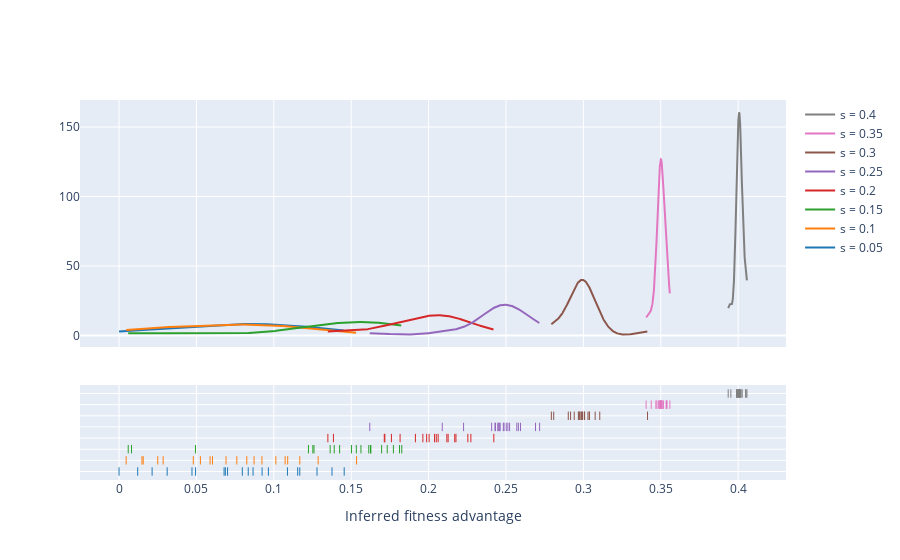

Notebook code for this chart:
### Code cell
# Curve and rug plot
group_labels = ['s = 0.05', 's = 0.1', 's = 0.15', 's = 0.2', 's = 0.25', 's = 0.3', 's = 0.35', 's = 0.4']

fig = ff.create_distplot(inferred_fit, group_labels, show_hist=False)
fig.update_layout(xaxis_title='Inferred fitness advantage')
fig.show()
#fig.write_image("Figure 2.svg", engine="orca")

### Figure 1 — Plotly figure (JSON) as saved in the notebook; plotly's stock layout.template omitted (floating-point values rounded to 4 significant figures; data arrays with more than 128 entries replaced by an {"elided": "..."} marker saying what was removed)
{"data": [{"legendgroup": "s = 0.05", "marker": {"color": "rgb(31, 119, 180)"}, "mode": "lines", "name": "s = 0.05", "showlegend": true, "type": "scatter", "x": {"elided": "500 float values"}, "xaxis": "x", "y": {"elided": "500 float values"}, "yaxis": "y"}, {"legendgroup": "s = 0.1", "marker": {"color": "rgb(255, 127, 14)"}, "mode": "lines", "name": "s = 0.1", "showlegend": true, "type": "scatter", "x": {"elided": "500 float values"}, "xaxis": "x", "y": {"elided": "500 float values"}, "yaxis": "y"}, {"legendgroup": "s = 0.15", "marker": {"color": "rgb(44, 160, 44)"}, "mode": "lines", "name": "s = 0.15", "showlegend": true, "type": "scatter", "x": {"elided": "500 float values"}, "xaxis": "x", "y": {"elided": "500 float values"}, "yaxis": "y"}, {"legendgroup": "s = 0.2", "marker": {"color": "rgb(214, 39, 40)"}, "mode": "lines", "name": "s = 0.2", "showlegend": true, "type": "scatter", "x": {"elided": "500 float values"}, "xaxis": "x", "y": {"elided": "500 float values"}, "yaxis": "y"}, {"legendgroup": "s = 0.25", "marker": {"color": "rgb(148, 103, 189)"}, "mode": "lines", "name": "s = 0.25", "showlegend": true, "type": "scatter", "x": {"elided": "500 float values"}, "xaxis": "x", "y": {"elided": "500 float values"}, "yaxis": "y"}, {"legendgroup": "s = 0.3", "marker": {"color": "rgb(140, 86, 75)"}, "mode": "lines", "name": "s = 0.3", "showlegend": true, "type": "scatter", "x": {"elided": "500 float values"}, "xaxis": "x", "y": {"elided": "500 float values"}, "yaxis": "y"}, {"legendgroup": "s = 0.35", "marker": {"color": "rgb(227, 119, 194)"}, "mode": "lines", "name": "s = 0.35", "showlegend": true, "type": "scatter", "x": {"elided": "500 float values"}, "xaxis": "x", "y": {"elided": "500 float values"}, "yaxis": "y"}, {"legendgroup": "s = 0.4", "marker": {"color": "rgb(127, 127, 127)"}, "mode": "lines", "name": "s = 0.4", "showlegend": true, "type": "scatter", "x": {"elided": "500 float values"}, "xaxis": "x", "y": {"elided": "500 float values"}, "yaxis": "y"}, {"legendgroup": "s = 0.05", "marker": {"color": "rgb(31, 119, 180)", "symbol": "line-ns-open"}, "mode": "markers", "name": "s = 0.05", "showlegend": false, "type": "scatter", "x": [0.1279, 0.1168, 0.06867, 0.08658, 0.1154, 0.1455, 0.09647, 0.07011, 0.04712, 2.319e-11, 0.02137, 0.1088, 0.03108, 0.04945, 0.09241, 0.06785, 0.07964, 0.1376, 0.01205, 0.08347], "xaxis": "x", "y": ["s = 0.05", "s = 0.05", "s = 0.05", "s = 0.05", "s = 0.05", "s = 0.05", "s = 0.05", "s = 0.05", "s = 0.05", "s = 0.05", "s = 0.05", "s = 0.05", "s = 0.05", "s = 0.05", "s = 0.05", "s = 0.05", "s = 0.05", "s = 0.05", "s = 0.05", "s = 0.05"], "yaxis": "y2"}, {"legendgroup": "s = 0.1", "marker": {"color": "rgb(255, 127, 14)", "symbol": "line-ns-open"}, "mode": "markers", "name": "s = 0.1", "showlegend": false, "type": "scatter", "x": [0.06912, 0.07608, 0.1286, 0.05257, 0.109, 0.08253, 0.1168, 0.1013, 0.04797, 0.0156, 0.01481, 0.02849, 0.1073, 0.08724, 0.09231, 0.02501, 0.1534, 0.05882, 0.004595, 0.06036], "xaxis": "x", "y": ["s = 0.1", "s = 0.1", "s = 0.1", "s = 0.1", "s = 0.1", "s = 0.1", "s = 0.1", "s = 0.1", "s = 0.1", "s = 0.1", "s = 0.1", "s = 0.1", "s = 0.1", "s = 0.1", "s = 0.1", "s = 0.1", "s = 0.1", "s = 0.1", "s = 0.1", "s = 0.1"], "yaxis": "y2"}, {"legendgroup": "s = 0.15", "marker": {"color": "rgb(44, 160, 44)", "symbol": "line-ns-open"}, "mode": "markers", "name": "s = 0.15", "showlegend": false, "type": "scatter", "x": [0.1696, 0.1613, 0.139, 0.1502, 0.008054, 0.1364, 0.1733, 0.1812, 0.1252, 0.04938, 0.126, 0.1563, 0.1827, 0.1625, 0.1627, 0.1425, 0.005933, 0.1773, 0.1533, 0.1224], "xaxis": "x", "y": ["s = 0.15", "s = 0.15", "s = 0.15", "s = 0.15", "s = 0.15", "s = 0.15", "s = 0.15", "s = 0.15", "s = 0.15", "s = 0.15", "s = 0.15", "s = 0.15", "s = 0.15", "s = 0.15", "s = 0.15", "s = 0.15", "s = 0.15", "s = 0.15", "s = 0.15", "s = 0.15"], "yaxis": "y2"}, {"legendgroup": "s = 0.2", "marker": {"color": "rgb(214, 39, 40)", "symbol": "line-ns-open"}, "mode": "markers", "name": "s = 0.2", "showlegend": false, "type": "scatter", "x": [0.2273, 0.2118, 0.2039, 0.1714, 0.2254, 0.2169, 0.2421, 0.2003, 0.1915, 0.2062, 0.2177, 0.1963, 0.205, 0.1349, 0.2126, 0.1816, 0.1717, 0.176, 0.1385, 0.1987], "xaxis": "x", "y": ["s = 0.2", "s = 0.2", "s = 0.2", "s = 0.2", "s = 0.2", "s = 0.2", "s = 0.2", "s = 0.2", "s = 0.2", "s = 0.2", "s = 0.2", "s = 0.2", "s = 0.2", "s = 0.2", "s = 0.2", "s = 0.2", "s = 0.2", "s = 0.2", "s = 0.2", "s = 0.2"], "yaxis": "y2"}, {"legendgroup": "s = 0.25", "marker": {"color": "rgb(148, 103, 189)", "symbol": "line-ns-open"}, "mode": "markers", "name": "s = 0.25", "showlegend": false, "type": "scatter", "x": [0.2429, 0.245, 0.2462, 0.2432, 0.2523, 0.2447, 0.2483, 0.2691, 0.2717, 0.2502, 0.162, 0.2407, 0.2594, 0.2088, 0.2226, 0.2457, 0.2512, 0.257, 0.258, 0.2487], "xaxis": "x", "y": ["s = 0.25", "s = 0.25", "s = 0.25", "s = 0.25", "s = 0.25", "s = 0.25", "s = 0.25", "s = 0.25", "s = 0.25", "s = 0.25", "s = 0.25", "s = 0.25", "s = 0.25", "s = 0.25", "s = 0.25", "s = 0.25", "s = 0.25", "s = 0.25", "s = 0.25", "s = 0.25"], "yaxis": "y2"}, {"legendgroup": "s = 0.3", "marker": {"color": "rgb(140, 86, 75)", "symbol": "line-ns-open"}, "mode": "markers", "name": "s = 0.3", "showlegend": false, "type": "scatter", "x": [0.2977, 0.2808, 0.3414, 0.2941, 0.3008, 0.2988, 0.2995, 0.3038, 0.2991, 0.2917, 0.2971, 0.2793, 0.3006, 0.3039, 0.3076, 0.3106, 0.303, 0.2978, 0.2968, 0.2903], "xaxis": "x", "y": ["s = 0.3", "s = 0.3", "s = 0.3", "s = 0.3", "s = 0.3", "s = 0.3", "s = 0.3", "s = 0.3", "s = 0.3", "s = 0.3", "s = 0.3", "s = 0.3", "s = 0.3", "s = 0.3", "s = 0.3", "s = 0.3", "s = 0.3", "s = 0.3", "s = 0.3", "s = 0.3"], "yaxis": "y2"}, {"legendgroup": "s = 0.35", "marker": {"color": "rgb(227, 119, 194)", "symbol": "line-ns-open"}, "mode": "markers", "name": "s = 0.35", "showlegend": false, "type": "scatter", "x": [0.3485, 0.3534, 0.3498, 0.3496, 0.3499, 0.3537, 0.3496, 0.3438, 0.3505, 0.3493, 0.3405, 0.3541, 0.3468, 0.3505, 0.3559, 0.3513, 0.3475, 0.3517, 0.3502, 0.3504], "xaxis": "x", "y": ["s = 0.35", "s = 0.35", "s = 0.35", "s = 0.35", "s = 0.35", "s = 0.35", "s = 0.35", "s = 0.35", "s = 0.35", "s = 0.35", "s = 0.35", "s = 0.35", "s = 0.35", "s = 0.35", "s = 0.35", "s = 0.35", "s = 0.35", "s = 0.35", "s = 0.35", "s = 0.35"], "yaxis": "y2"}, {"legendgroup": "s = 0.4", "marker": {"color": "rgb(127, 127, 127)", "symbol": "line-ns-open"}, "mode": "markers", "name": "s = 0.4", "showlegend": false, "type": "scatter", "x": [0.4008, 0.3999, 0.399, 0.3995, 0.4016, 0.4007, 0.3953, 0.3989, 0.4001, 0.4013, 0.4051, 0.4057, 0.4019, 0.4008, 0.4006, 0.4048, 0.4026, 0.4003, 0.4011, 0.3936], "xaxis": "x", "y": ["s = 0.4", "s = 0.4", "s = 0.4", "s = 0.4", "s = 0.4", "s = 0.4", "s = 0.4", "s = 0.4", "s = 0.4", "s = 0.4", "s = 0.4", "s = 0.4", "s = 0.4", "s = 0.4", "s = 0.4", "s = 0.4", "s = 0.4", "s = 0.4", "s = 0.4", "s = 0.4"], "yaxis": "y2"}], "layout": {"barmode": "overlay", "hovermode": "closest", "legend": {"traceorder": "reversed"}, "xaxis": {"anchor": "y2", "domain": [0, 1], "title": {"text": "Inferred fitness advantage"}, "zeroline": false}, "yaxis": {"anchor": "free", "domain": [0.35, 1], "position": 0}, "yaxis2": {"anchor": "x", "domain": [0, 0.25], "dtick": 1, "showticklabels": false}}}
